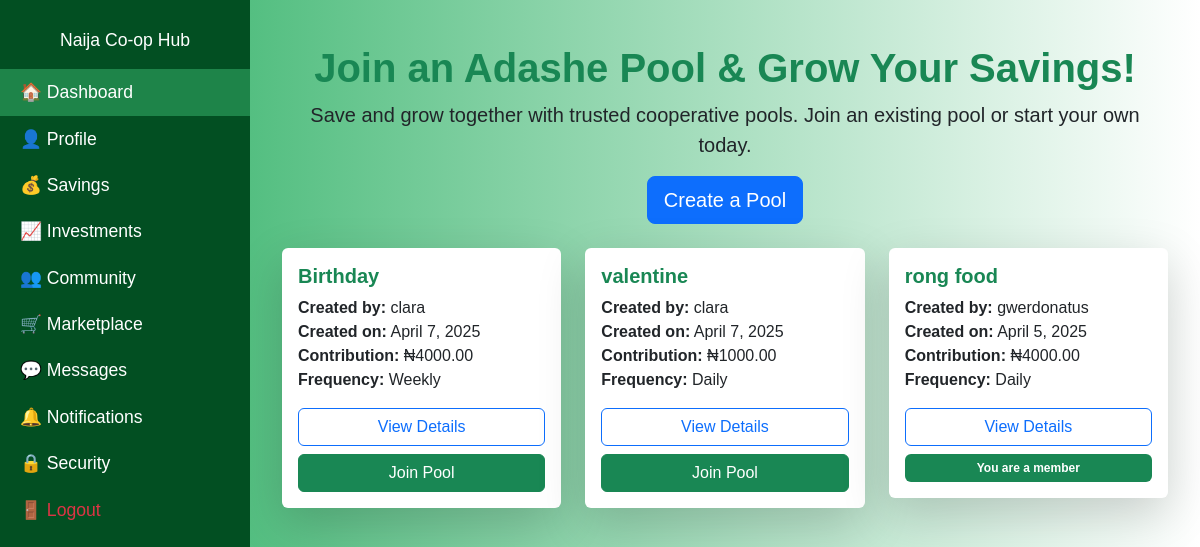
Screenshot of /adashe/list/ (signed in) with the database file from the repository.
### adashe/models.py (models this page shows, shortened)
class SavingsPool(models.Model):
    name = models.CharField(max_length=255)
    created_by = models.ForeignKey(User, on_delete=models.CASCADE, related_name="created_pools")
    created_at = models.DateTimeField(auto_now_add=True)  # Automatically set when pool is created
    members = models.ManyToManyField(User, related_name="joined_pools", blank=True)
    contribution_amount = models.DecimalField(max_digits=10, decimal_places=2, validators=[MinValueValidator(1.00)])
    contribution_frequency = models.CharField(
        max_length=50,
        choices=[('daily', 'Daily'), ('weekly', 'Weekly'), ('monthly', 'Monthly')]
    )
    payout_order = models.ManyToManyField(User, related_name="payout_orders", blank=True)
    start_date = models.DateField()
    end_date = models.DateField()
    is_active = models.BooleanField(default=True)

### adashe/views.py (the view)
# urls.py: path('list/', views.savings_pool_list, name='savings_pool_list'),
@login_required
def savings_pool_list(request):
    pools = SavingsPool.objects.filter(is_active=True).order_by('-id')  # Show newest first
    return render(request, 'adashe/savings_pool_list.html', {'pools': pools})

### chat/context_processors.py (called while the page is built)
def unread_messages(request):
    if request.user.is_authenticated:
        return {'unread_count': Message.objects.filter(receiver=request.user, is_read=False).count()}
    return {}

### notifications/context_processors.py (called while the page is built)
def notifications_processor(request):
    if request.user.is_authenticated:
        notifications = Notification.objects.filter(recipient=request.user, is_read=False)
    else:
        notifications = Notification.objects.none()  # returns an empty QuerySet
    return {
        'notification_count': notifications.count()
    }

### payments/context_processors.py (called while the page is built)
def wallet_balance(request):
    if request.user.is_authenticated:
        try:
            balance = Wallet.objects.get(user=request.user).balance
        except Wallet.DoesNotExist:
            balance = 0.00
        return {"wallet_balance": balance}
    return {}

### adashe/templates/adashe/savings_pool_list.html
{% extends 'base.html' %}
{% block content %}
<div class="container">
    <div class="text-center my-4">
        <h1 class="text-success fw-bold">Join an Adashe Pool & Grow Your Savings!</h1>
        <p class="lead">Save and grow together with trusted cooperative pools. Join an existing pool or start your own today.</p>
        <a href="{% url 'create_savings_pool' %}" class="btn btn-primary btn-lg">Create a Pool</a>
    </div>
    {% if pools %}
        <div class="row">
            {% for pool in pools %}
                <div class="col-md-4 mb-4">
                    <div class="card shadow-lg border-0">
                        <div class="card-body">
                            <h5 class="card-title text-success fw-bold">{{ pool.name }}</h5>
                            <p class="card-text">
                                <strong>Created by:</strong> {{ pool.created_by.username }} <br>
                                <strong>Created on:</strong> {{ pool.created_at|date:"F j, Y" }} <br>
                                <strong>Contribution:</strong> ₦{{ pool.contribution_amount }} <br>
                                <strong>Frequency:</strong> {{ pool.contribution_frequency|title }}
                            </p>
                            <a href="{% url 'pool_details' pool.id %}" class="btn btn-outline-primary w-100 mb-2">
                                View Details
                            </a>
                            {% if request.user not in pool.members.all %}
                                <a href="{% url 'join_savings_pool' pool.id %}" class="btn btn-success w-100">Join Pool</a>
                            {% else %}
                                <span class="badge bg-success w-100 py-2">You are a member</span>
                            {% endif %}
                        </div>
                    </div>
                </div>
            {% endfor %}
        </div>
    {% else %}
        <div class="alert alert-warning text-center">
            <h4>No Active Pools Found</h4>
            <p>Be the first to create a savings pool and invite your friends to save together.</p>
            <a href="{% url 'create_savings_pool' %}" class="btn btn-outline-success">Start a Pool</a>
        </div>
    {% endif %}
</div>
{% endblock %}

### templates/base.html (style rules this page uses)
body { background: linear-gradient(to right, #27ae60, #ffffff); font-family: Arial, sans-serif; }

### rows the page displays
SavingsPool: name "Birthday", created_by.username "clara", created_at "April 7, 2025", contribution_amount "4000.00", contribution_frequency "Weekly", shows "Join Pool"
SavingsPool: name "valentine", created_by.username "clara", created_at "April 7, 2025", contribution_amount "1000.00", contribution_frequency "Daily", shows "Join Pool"
SavingsPool: name "rong food", created_by.username "gwerdonatus", created_at "April 5, 2025", contribution_amount "4000.00", contribution_frequency "Daily", shows "You are a member"
